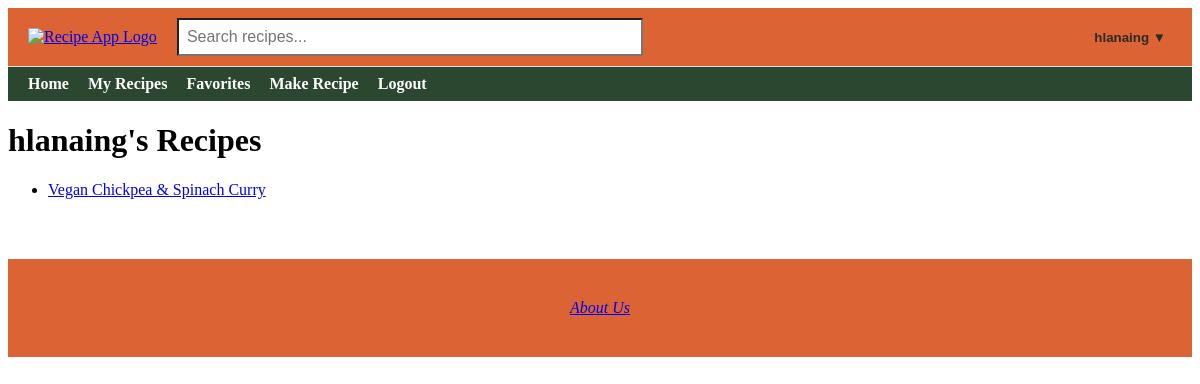
/user/4/recipes (signed in), run on an earlier commit of the app's database.
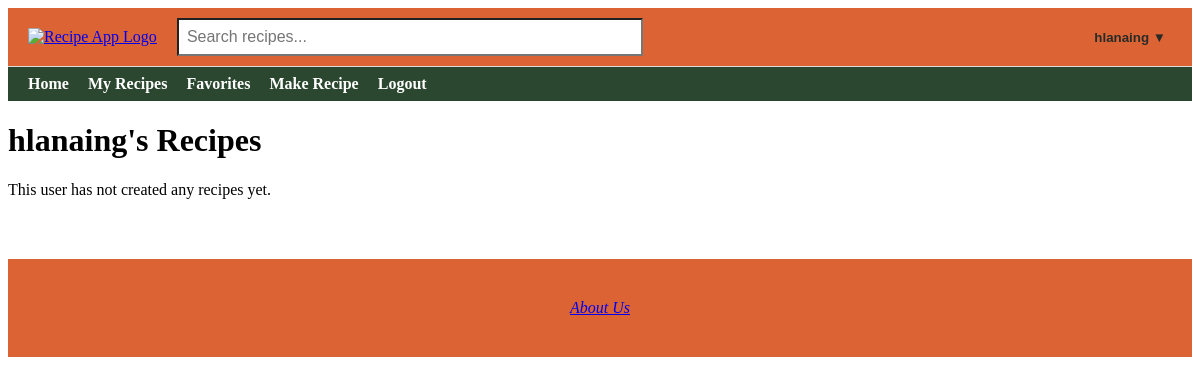
And on a later commit of the database.
### app/models.py (models this page shows, shortened)
class Recipe(db.Model):
    id = db.Column(db.Integer, primary_key=True)
    title = db.Column(db.String(100), nullable=False)
    description = db.Column(db.Text, nullable=False)
    ingredients = db.Column(db.Text, nullable=True)
    instructions = db.Column(db.Text, nullable=True)
    image_filename = db.Column(db.String(120), nullable=True)
    created = db.Column(db.DateTime, default=get_local_time)
    user_id = db.Column(db.Integer, db.ForeignKey('user.id'), nullable=False)
    rating_sum = db.Column(db.Integer, default=0)
    rating_count = db.Column(db.Integer, default=0)
    user = db.relationship('User', backref=db.backref('user_recipes', lazy=True), overlaps="author,recipes")
    comments = db.relationship('Comment', backref=db.backref('recipe', lazy=True)) #Relationship to comments (one-to-many)
    tags = db.relationship(
        'Tag',
        secondary=recipe_tags,
        backref=db.backref('recipes', lazy='dynamic'),
        lazy='dynamic'
    )

### app/routes.py (the view)
@app.route('/user/<int:user_id>/recipes')
@login_required
def user_recipes(user_id):
    user = User.query.get_or_404(user_id)
    recipes = Recipe.query.filter_by(user_id=user.id).order_by(Recipe.title.asc()).all()
    return render_template('user_recipes.html', user=user, recipes=recipes)

### app/routes.py (called while the page is built)
@login_manager.user_loader
def load_user(user_id):
    return User.query.get(int(user_id))

@app.context_processor
def inject_user():
    return dict(current_user=current_user)

### app/templates/user_recipes.html (shortened to what this page needs)
{% extends "base.html" %}
{% block content %}
<h1>{{ user.username }}'s Recipes</h1>
{% if recipes %}
    <ul>
    {% for recipe in recipes %}
        <li>
            <a href="{{ url_for('recipe_details', id=recipe.id) }}">{{ recipe.title }}</a>
        </li>
    {% endfor %}
    </ul>
{% else %}
    <p>This user has not created any recipes yet.</p>
{% endif %}
{% endblock %}

What changed in the data, as far as the page shows it:
removed Recipe: title "Vegan Chickpea & Spinach Curry"
Also different on the page:
text now shown: "This user has not created any recipes yet."
